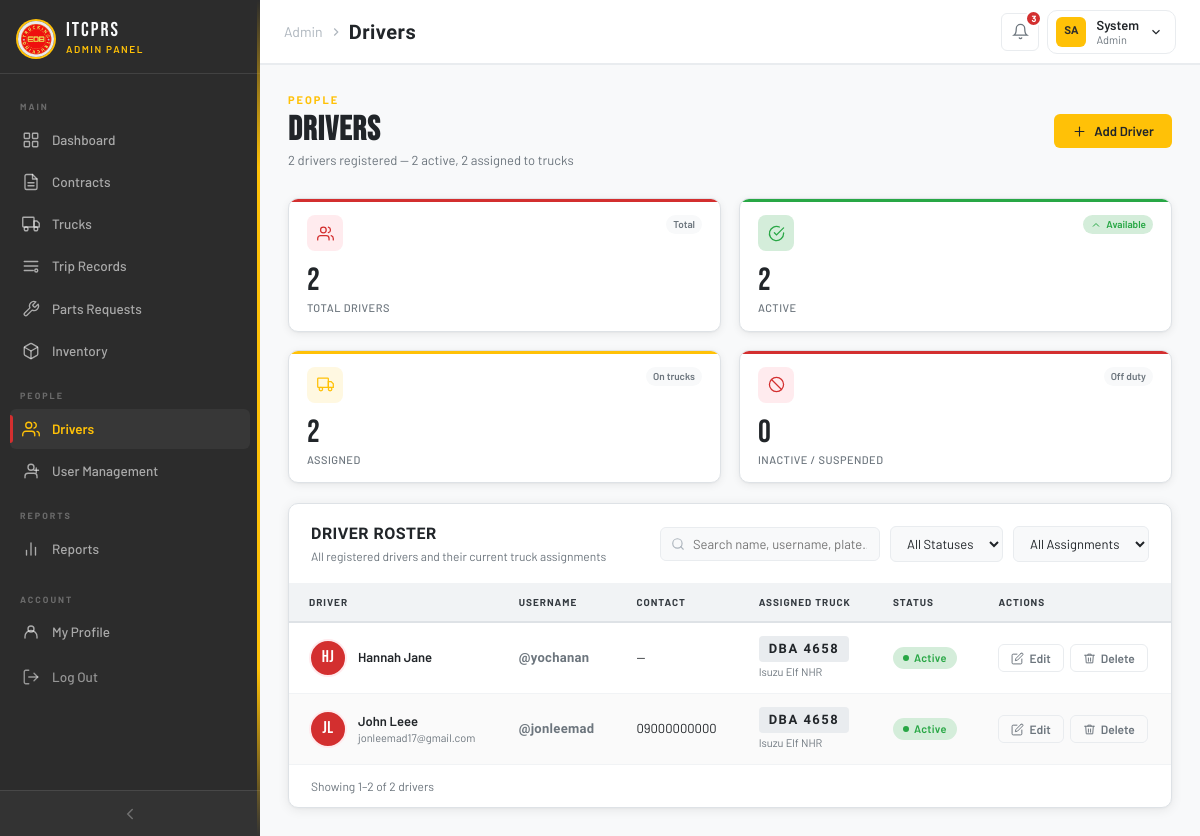
/ITCPRS/modules/drivers/drivers.php (signed in), run on the app's committed database.
### tables this page shows
CREATE TABLE `trucks` (
  `id` int UNSIGNED NOT NULL,
  `plate_number` varchar(20) NOT NULL COMMENT 'Stored uppercase, unique',
  `make` varchar(80) NOT NULL COMMENT 'e.g. Isuzu, Hino, Fuso',
  `model` varchar(80) NOT NULL COMMENT 'e.g. Elf NHR, 500 Series',
  `year` smallint DEFAULT NULL,
  `color` varchar(40) DEFAULT NULL,
  `chassis_number` varchar(50) DEFAULT NULL COMMENT 'Used by garage custodian for parts tracking',
  `engine_number` varchar(50) DEFAULT NULL,
  `capacity_tons` decimal(6,2) DEFAULT NULL COMMENT 'Payload in metric tons',
  `status` enum('active','inactive','repair') NOT NULL DEFAULT 'active',
  `notes` text,
  `photo_plate` varchar(260) DEFAULT NULL COMMENT 'Filename of plate number photo — stored in /assets/uploads/trucks/',
  `photo_truck` varchar(260) DEFAULT NULL COMMENT 'Filename of truck photo — stored in /assets/uploads/trucks/',
  `created_at` datetime NOT NULL DEFAULT CURRENT_TIMESTAMP,
  `updated_at` datetime NOT NULL DEFAULT CURRENT_TIMESTAMP ON UPDATE CURRENT_TIMESTAMP
);

CREATE TABLE `truck_drivers` (
  `id` int UNSIGNED NOT NULL,
  `truck_id` int UNSIGNED NOT NULL,
  `user_id` int UNSIGNED NOT NULL COMMENT 'FK → users.id, must have role = driver',
  `position` enum('driver','helper') NOT NULL,
  `assigned_at` datetime NOT NULL DEFAULT CURRENT_TIMESTAMP
);

CREATE TABLE `users` (
  `id` int UNSIGNED NOT NULL,
  `full_name` varchar(150) NOT NULL,
  `username` varchar(60) NOT NULL,
  `email` varchar(180) NOT NULL,
  `contact_number` varchar(20) NOT NULL,
  `photo` varchar(260) DEFAULT NULL COMMENT 'Profile photo filename — stored in /assets/uploads/drivers/',
  `password_hash` varchar(255) NOT NULL,
  `role` enum('admin','secretary','staff','driver') NOT NULL DEFAULT 'driver',
  `status` enum('active','inactive','suspended') NOT NULL DEFAULT 'active',
  `reset_token` varchar(100) DEFAULT NULL,
  `reset_expires` datetime DEFAULT NULL,
  `created_at` datetime NOT NULL DEFAULT CURRENT_TIMESTAMP,
  `updated_at` datetime NOT NULL DEFAULT CURRENT_TIMESTAMP ON UPDATE CURRENT_TIMESTAMP,
  `last_login` datetime DEFAULT NULL
);

### ITCPRS/includes/auth.php (called while the page is built, shortened)
<?php
function current_role(): ?string {
    return $_SESSION['user']['role'] ?? null;
}
function has_role(string|array $roles): bool {
    $allowed = is_array($roles) ? $roles : [$roles];
    return in_array(current_role(), $allowed, true);
}
function is_admin(): bool {
    return current_role() === 'admin';
}

### ITCPRS/modules/drivers/drivers.php (the view, shortened to what this page needs)
<?php
require_once __DIR__ . '/../../includes/auth.php';
function e(mixed $v): string {
  return htmlspecialchars((string) ($v ?? ''), ENT_QUOTES, 'UTF-8');
}
function driver_photo_url(?string $filename): string {
  if (!$filename) return '';
  return '/assets/uploads/drivers/' . rawurlencode($filename);
}
function initials(string $name): string {
  $words = array_filter(explode(' ', trim($name)));
  $parts = array_slice($words, 0, 2);
  return strtoupper(implode('', array_map(fn($w) => mb_substr($w, 0, 1), $parts)));
}
$drivers = [];
$result  = mysqli_query($conn,
  "SELECT u.id, u.full_name, u.username, u.email, u.contact_number,
          u.photo, u.status, u.created_at, u.last_login,
          td.position,
          t.id          AS truck_id,
          t.plate_number AS truck_plate,
          t.make         AS truck_make,
          t.model        AS truck_model
   FROM users u
   LEFT JOIN truck_drivers td ON td.user_id = u.id
   LEFT JOIN trucks t         ON t.id = td.truck_id
   WHERE u.role = 'driver'
   ORDER BY u.full_name ASC"
);
if ($result) {
  while ($row = mysqli_fetch_assoc($result)) $drivers[] = $row;
}
$stat_total     = count($drivers);
$stat_active    = count(array_filter($drivers, fn($d) => $d['status'] === 'active'));
$stat_inactive  = count(array_filter($drivers, fn($d) => $d['status'] === 'inactive'));
$stat_suspended = count(array_filter($drivers, fn($d) => $d['status'] === 'suspended'));
$stat_assigned  = count(array_filter($drivers, fn($d) => !empty($d['truck_id'])));
$per_page     = 10;
$current_page = max(1, (int) ($_GET['page'] ?? 1));
$total_pages  = max(1, (int) ceil($stat_total / $per_page));
$current_page = min($current_page, $total_pages);
$offset       = ($current_page - 1) * $per_page;
$paged        = array_slice($drivers, $offset, $per_page);
$can_manage = has_role(['admin', 'secretary']);
require_once __DIR__ . '/../../includes/admin_nav.php';
?>
<link rel="stylesheet" href="/assets/css/drivers.css" />
<div class="page-header">
  <div class="page-header-left">
    <div class="page-header-eyebrow">People</div>
    <h1>Drivers</h1>
    <div class="page-header-sub">
      <?php echo $stat_total; ?> driver<?php echo $stat_total !== 1 ? 's' : ''; ?> registered
      &mdash; <?php echo $stat_active; ?> active, <?php echo $stat_assigned; ?> assigned to trucks
    </div>
  </div>
  <?php if ($can_manage): ?>
  <div class="page-header-actions">
    <button class="btn btn-gold" id="addDriverBtn" type="button">
      <svg viewBox="0 0 24 24" fill="none" stroke="currentColor" stroke-width="1.8" stroke-linecap="round">
        <line x1="12" y1="5" x2="12" y2="19"/><line x1="5" y1="12" x2="19" y2="12"/>
      </svg>
      Add Driver
    </button>
  </div>
  <?php endif; ?>
</div>
<div class="stats-grid">
  <div class="stat-card stat-navy">
    <div class="stat-header">
      <div class="stat-icon navy">
        <svg viewBox="0 0 24 24" fill="none" stroke="currentColor" stroke-width="1.8" stroke-linecap="round" stroke-linejoin="round">
          <path d="M17 21v-2a4 4 0 0 0-4-4H5a4 4 0 0 0-4 4v2"/>
          <circle cx="9" cy="7" r="4"/>
          <path d="M23 21v-2a4 4 0 0 0-3-3.87"/>
          <path d="M16 3.13a4 4 0 0 1 0 7.75"/>
        </svg>
      </div>
      <div class="stat-trend flat">Total</div>
    </div>
    <div class="stat-value"><?php echo $stat_total; ?></div>
    <div class="stat-label">Total Drivers</div>
  </div>
  <div class="stat-card stat-green">
    <div class="stat-header">
      <div class="stat-icon green">
        <svg viewBox="0 0 24 24" fill="none" stroke="currentColor" stroke-width="1.8" stroke-linecap="round">
          <path d="M22 11.08V12a10 10 0 1 1-5.93-9.14"/>
          <polyline points="22,4 12,14.01 9,11.01"/>
        </svg>
      </div>
      <div class="stat-trend <?php echo $stat_active > 0 ? 'up' : 'flat'; ?>">
        <?php if ($stat_active > 0): ?><svg viewBox="0 0 24 24" fill="none" stroke="currentColor" stroke-width="2"><polyline points="18,15 12,9 6,15"/></svg><?php endif; ?>
        Available
      </div>
    </div>
    <div class="stat-value"><?php echo $stat_active; ?></div>
    <div class="stat-label">Active</div>
  </div>
  <div class="stat-card stat-gold">
    <div class="stat-header">
      <div class="stat-icon gold">
        <svg viewBox="0 0 24 24" fill="none" stroke="currentColor" stroke-width="1.8" stroke-linecap="round">
          <rect x="1" y="3" width="15" height="13" rx="1"/>
          <polygon points="16,8 20,8 23,11 23,16 16,16 16,8"/>
          <circle cx="5.5" cy="18.5" r="2.5"/><circle cx="18.5" cy="18.5" r="2.5"/>
        </svg>
      </div>
      <div class="stat-trend flat">On trucks</div>
    </div>
    <div class="stat-value"><?php echo $stat_assigned; ?></div>
    <div class="stat-label">Assigned</div>
  </div>
  <div class="stat-card stat-red">
    <div class="stat-header">
      <div class="stat-icon red">
        <svg viewBox="0 0 24 24" fill="none" stroke="currentColor" stroke-width="1.8" stroke-linecap="round">
          <circle cx="12" cy="12" r="10"/>
          <line x1="4.93" y1="4.93" x2="19.07" y2="19.07"/>
        </svg>
      </div>
      <div class="stat-trend <?php echo ($stat_inactive + $stat_suspended) > 0 ? 'down' : 'flat'; ?>">
        Off duty
      </div>
    </div>
    <div class="stat-value"><?php echo $stat_inactive + $stat_suspended; ?></div>
    <div class="stat-label">Inactive / Suspended</div>
  </div>
</div>
<div class="card">
  <div class="card-head">
    <div>
      <h2>Driver Roster</h2>
      <div class="card-head-sub">All registered drivers and their current truck assignments</div>
    </div>
    <div class="drivers-toolbar">
      <div class="search-box">
        <input type="text" id="driverSearch" placeholder="Search name, username, plate…" autocomplete="off" />
      </div>
      <select class="filter-select" id="statusFilter">
        <option value="">All Statuses</option>
      </select>
      <select class="filter-select" id="assignFilter">
        <option value="">All Assignments</option>
      </select>
    </div>
  </div>
  <div class="card-body">
    <table class="data-table drivers-table">
      <thead>
        <tr>
          <th>Driver</th>
          <th>Username</th>
          <th>Contact</th>
          <th>Assigned Truck</th>
          <th>Status</th>
          <?php if ($can_manage): ?><th>Actions</th><?php endif; ?>
        </tr>
      </thead>
      <tbody id="driversTableBody">
        <?php if (empty($paged)): ?>
        <tr>
          <td colspan="<?php echo $can_manage ? 6 : 5; ?>" class="drivers-empty-cell">
            <div class="drivers-empty">
              <svg viewBox="0 0 24 24" fill="none" stroke="currentColor" stroke-linecap="round">
                <path d="M17 21v-2a4 4 0 0 0-4-4H5a4 4 0 0 0-4 4v2"/>
                <circle cx="9" cy="7" r="4"/>
              </svg>
              <p>No drivers registered yet. Click <strong>Add Driver</strong> to get started.</p>
            </div>
          </td>
        </tr>
        <?php else: foreach ($paged as $d):
          $photo_url   = driver_photo_url($d['photo']);
          $ini         = initials($d['full_name']);
          $plate       = $d['truck_plate'] ?? '';
          $is_assigned = !empty($d['truck_id']);
          $pill_map = ['active' => 'pill-green', 'inactive' => 'pill-amber', 'suspended' => 'pill-red'];
          $pill_cls = $pill_map[$d['status']] ?? 'pill-navy';
        ?>
        <tr data-row
            data-name="<?php echo e($d['full_name']); ?>"
            data-username="<?php echo e($d['username']); ?>"
            data-plate="<?php echo e($plate); ?>"
            data-status="<?php echo e($d['status']); ?>"
            data-assigned="<?php echo $is_assigned ? 'assigned' : 'unassigned'; ?>">
          <td data-label="Driver">
            <div class="driver-identity peek-trigger"
                 data-peek-img="<?php echo e($photo_url); ?>"
                 data-peek-label="<?php echo e($d['full_name']); ?>"
                 data-peek-sub="<?php echo e($d['contact_number'] ? $d['contact_number'] : ($d['email'] ?: 'No contact info')); ?>"
                 data-peek-username="<?php echo e('@' . $d['username']); ?>">
              <?php if ($photo_url): ?>
                <img class="driver-avatar-img" src="<?php echo e($photo_url); ?>"
                     alt="<?php echo e($d['full_name']); ?>" />
              <?php else: ?>
                <div class="driver-avatar-initials"><?php echo e($ini); ?></div>
              <?php endif; ?>
              <div class="driver-name-wrap">
                <span class="driver-fullname"><?php echo e($d['full_name']); ?></span>
                <?php if ($d['email']): ?>
                <span class="driver-email"><?php echo e($d['email']); ?></span>
                <?php endif; ?>
              </div>
            </div>
          </td>
          <td data-label="Username">
            <span class="driver-username">@<?php echo e($d['username']); ?></span>
          </td>
          <td data-label="Contact">
            <?php echo $d['contact_number'] ? e($d['contact_number']) : '<span class="muted">—</span>'; ?>
          </td>
          <td data-label="Assigned Truck">
            <?php if ($is_assigned): ?>
              <span class="plate-badge"><?php echo e($plate); ?></span>
              <span class="truck-model-small"><?php echo e($d['truck_make'] . ' ' . $d['truck_model']); ?></span>
            <?php else: ?>
              <span class="unassigned-badge">Unassigned</span>
            <?php endif; ?>
          </td>
          <td data-label="Status">
            <span class="pill <?php echo $pill_cls; ?>"><?php echo ucfirst(e($d['status'])); ?></span>
          </td>
          <?php if ($can_manage): ?>
          <td data-label="Actions">
            <div class="row-actions">
              <button type="button" class="btn btn-outline btn-sm btn-edit-driver" title="Edit driver"
                data-id="<?php echo (int)$d['id']; ?>"
                data-full-name="<?php echo e($d['full_name']); ?>"
                data-username="<?php echo e($d['username']); ?>"
                data-email="<?php echo e($d['email'] ?? ''); ?>"
                data-contact="<?php echo e($d['contact_number'] ?? ''); ?>"
                data-status="<?php echo e($d['status']); ?>"
                data-photo="<?php echo e($photo_url); ?>">
                <svg viewBox="0 0 24 24" fill="none" stroke="currentColor" stroke-width="1.8" stroke-linecap="round">
                  <path d="M11 4H4a2 2 0 0 0-2 2v14a2 2 0 0 0 2 2h14a2 2 0 0 0 2-2v-7"/>
                  <path d="M18.5 2.5a2.121 2.121 0 0 1 3 3L12 15l-4 1 1-4 9.5-9.5z"/>
                </svg>
                Edit
              </button>
              <?php if (is_admin()): ?>
              <button type="button" class="btn btn-outline btn-sm btn-delete-driver" title="Delete driver"
                data-id="<?php echo (int)$d['id']; ?>"
                data-name="<?php echo e($d['full_name']); ?>">
                <svg viewBox="0 0 24 24" fill="none" stroke="currentColor" stroke-width="1.8" stroke-linecap="round">
                  <polyline points="3,6 5,6 21,6"/>
                  <path d="M19 6l-1 14H6L5 6"/>
                  <path d="M10 11v6"/><path d="M14 11v6"/>
                  <path d="M9 6V4h6v2"/>
                </svg>
                Delete
              </button>
              <?php endif; ?>
            </div>
          </td>
          <?php endif; ?>
        </tr>
        <?php endforeach; endif; ?>
      </tbody>
    </table>
  </div>
  <?php if ($total_pages > 1 || $stat_total > 0): ?>
  <div class="card-foot drivers-pagination">
    <span class="pagination-info" id="countInfo">
      <?php if ($stat_total === 0): ?>No drivers found<?php else: ?>
        Showing <?php echo $offset + 1; ?>–<?php echo min($offset + $per_page, $stat_total); ?>
        of <?php echo $stat_total; ?> driver<?php echo $stat_total !== 1 ? 's' : ''; ?>
      <?php endif; ?>
    </span>
  </div>
  <?php endif; ?>
</div>
<?php require_once __DIR__ . '/../../includes/admin_nav_end.php'; ?>

### data on the page
trucks: id "2"
truck_drivers: user.full_name "HJ", user.full_name "Hannah Jane", user.username "yochanan", truck.plate_number "DBA 4658", truck.model "Isuzu Elf NHR", user.status "Active"
truck_drivers: user.full_name "JL", user.full_name "John Leee", user.email "jonleemad17@gmail.com", user.username "jonleemad", user.contact_number "09000000000", truck.plate_number "DBA 4658", truck.model "Isuzu Elf NHR", user.status "Active"

### other printed values
$section_label "MAIN"
$item['label'] "Dashboard"
$item['label'] "Contracts"
$item['label'] "Trucks"
$item['label'] "Trip Records"
$item['label'] "Parts Requests"
$item['label'] "Inventory"
$section_label "PEOPLE"
$item['label'] "Drivers"
$item['label'] "User Management"
$section_label "REPORTS"
$item['label'] "Reports"
$page_title "Drivers"
$nav_initials "SA"
explode(' ', $nav_name)[0] "System"
